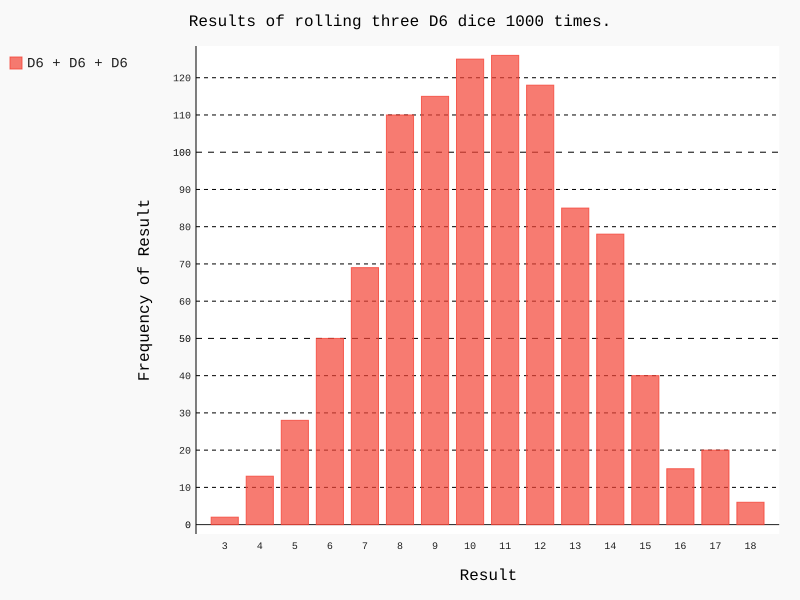

Recreate this plot in Python.
#!/usr/bin/env python3
# -*- coding: utf-8 -*-
"""
Created on Wed Apr 30 13:51:02 2025

@author: sergio
"""

# Importando bibliotecas
# Importa a classe Die do módulo die
from die import Die
# Importa a biblioteca pygal para gráficos.
import pygal

# Cria três dados de 6 lados, instância
D6_1 = Die()
D6_2 = Die()
D6_3 = Die()

# Inicializa uma lista para armazenar os resultados
results = []
# Simula 1000 lançamentos
for roll_num in range(1000):
    # Lança o dado
    result = D6_1.roll()+D6_2.roll()+D6_3.roll()
    # Adiciona o resultado à lista
    results.append(result)

# Imprime os resultados
print(results)

# Inicializa uma lista para armazenar as frequências
frequencies = []
max_result = D6_1.num_sides + D6_2.num_sides + D6_3.num_sides
# Calcula a frequência de cada valor
for value in range(3, max_result + 1):
    # Conta as ocorrências do valor
    frequency = results.count(value)
    # Adiciona a frequência à lista
    frequencies.append(frequency)

# Imprime as frequências
print(frequencies)

# Visualiza os resultados
# Cria um gráfico de barras.
hist = pygal.Bar()
# Define o título.
hist.title = "Results of rolling three D6 dice 1000 times."
# Define os rótulos do eixo x.
hist.x_labels = [value for value in range(3,max_result + 1)]
# Define o título do eixo x.
hist.x_title = "Result"
# Define o título do eixo y.
hist.y_title = "Frequency of Result"
# Adiciona os dados ao gráfico.
hist.add('D6 + D6 + D6', frequencies)

# Salva o gráfico em SVG.
hist.render_to_file("dice_visual.svg")
# Informa que o gráfico foi salvo.
print("Gráfico salvo como dice_visual.svg")
